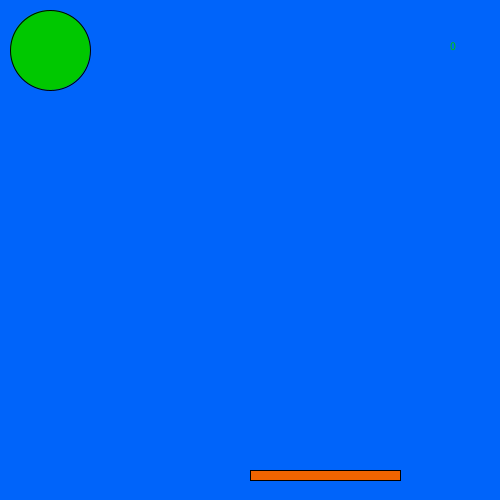
Frame 1 (no input)
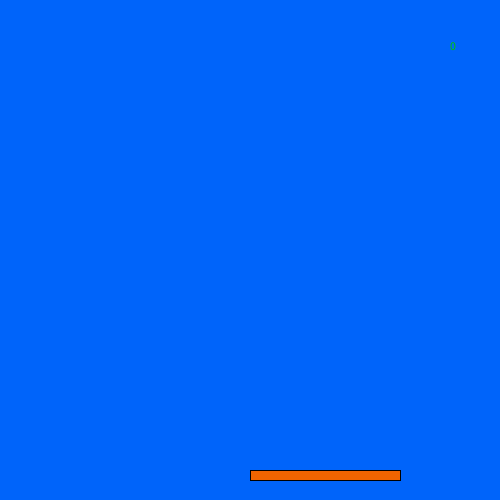
Frame 60 (the mouse pressed at the canvas centre just before this capture)
Frame 120 (the mouse held since frame 60 and released just before this capture): identical to frame 60, image omitted

The Processing sketch that drew these frames (run headless with seeded random() and noise(); from frame 60 on, the mouse is pressed at the canvas centre):

// Processing sketch: processing_132347
// ── processing_132347.pde

int balkX;
int balkY;
int balkBreedte;
int balkHoogte;
int richtingBalk;
int richtingBal;
float balX;
int balY;
int balBreedte;
int balHoogte;
int score;



void setup(){
  size(500,500);
 balkX=250;
 balkY=470;
 balkBreedte=150;
 balkHoogte=10;
 richtingBalk=10;
 richtingBal=10;
 score=0;
 
 balX=50;
 balY=50;
 balBreedte=80;
 balHoogte=80;
}



void draw(){
  background(0,100,250);
  fill(240,100,0);
  //Balk
  rect(balkX,balkY,balkBreedte,balkHoogte);
  fill(0,200,0);
  ellipse(balX,balY,balBreedte,balHoogte);
  println(score);
  text(score,450,50);
  
  
  //Balk naar links
  if(keyPressed){
    if(key == CODED){
      if(keyCode == LEFT){
      balkX = balkX - richtingBalk;}}}
      
  //Balk naar rechts
   if(keyPressed){
    if(key == CODED){
      if(keyCode == RIGHT){
      balkX = balkX + richtingBalk;}}}
      
   //Balk botst links   
    if(balkX <= 0){
     balkX = 0; }
     
   //Balk botst rechts  
    if(balkX >= 350){
     balkX = 350; }     
     
    //Bal valt omlaag
    balY = balY + richtingBal;

    
   //Bal stuitert
    if(balY >= 470 && balX >= balkX && balX <= balkX + balkBreedte){
      richtingBal = -richtingBal;
      //Score
    score= score +1;}
 
   //Bal stuitert terug
   if(balY <=10){
     richtingBal = -richtingBal;
   balX = random(0,500);
   
   }
  
//Einde
if (score >= 10){textSize(50);
background(0,0,255);
text("EINDE SPEL",100,200);
noLoop();
}



   
   
   
   
   
}








  
  
  
